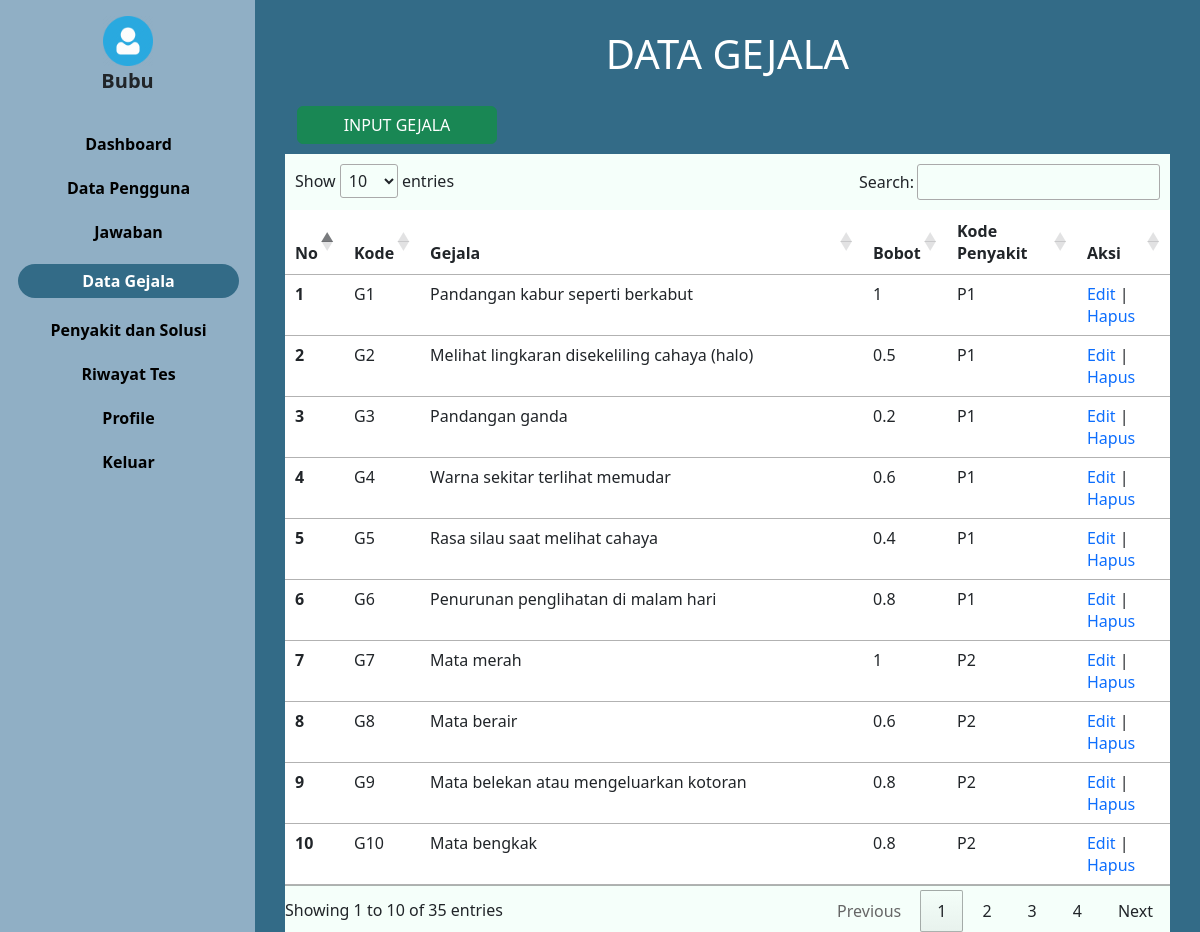
/gejala.php (signed in), run on an earlier commit of the app's database.
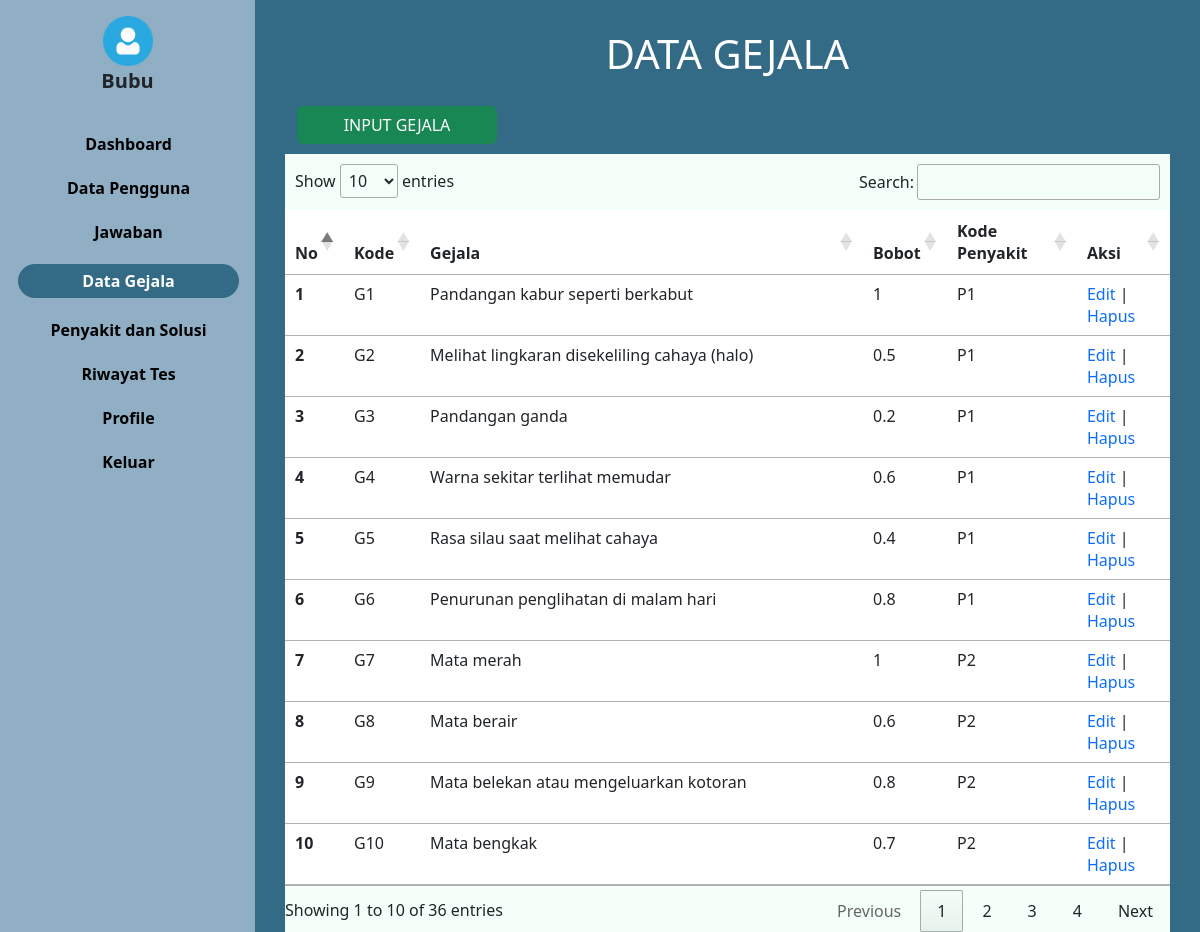
And on a later commit of the database.
### tables this page shows
CREATE TABLE `gejala` (
  `idgejala` int(11) NOT NULL,
  `iddiagnosa` int(10) NOT NULL,
  `kode_gejala` varchar(10) NOT NULL,
  `nama_gejala` text NOT NULL,
  `bobot` double NOT NULL
);

CREATE TABLE `diagnosa` (
  `iddiagnosa` int(10) NOT NULL,
  `kode_diagnosa` varchar(10) NOT NULL,
  `nama_diagnosa` varchar(50) NOT NULL,
  `deskripsi` text NOT NULL
);

### konek.php (called while the page is built, shortened)
<?php
$koneksi = mysqli_connect("localhost", "root", "", "mata");
function query($query)
{
    global $koneksi;
    $result = mysqli_query($koneksi, $query);
    $rows = [];
    while ($row = mysqli_fetch_assoc($result)) {
        $rows[] = $row;
    }
    return $rows;
}
function dekripsi($teks)
{
    $text = $teks;
    $kunci = 'mataRara';
    $key = hash('sha256', $kunci);
    $pkey = "123";
    $method = "aes-192-cfb1";
    $iv = substr(hash('sha256', $pkey), 0, 16);
    $dekripsi = base64_decode($text);
    $dekripsi = openssl_decrypt($dekripsi, $method, $key, 0, $iv);
    return $dekripsi;
}
?>

### gejala.php (the view, shortened to what this page needs)
<?php
include("konek.php");
$id = dekripsi($_COOKIE['mataRara']);
$user = query("SELECT * FROM user WHERE iduser = $id")[0];
$data = query("SELECT * FROM gejala");
?>
<html lang="en">
<head>
  <link href="https://cdn.jsdelivr.net/npm/bootstrap@5.3.0/dist/css/bootstrap.min.css" rel="stylesheet"
>
  <link rel="stylesheet" href="https://cdn.datatables.net/1.13.4/css/jquery.dataTables.min.css">
  <link rel="stylesheet" href="style.css">
</head>
<body>
  <div class="main-container d-flex">
    <div class="sidebar px-3 pt-3">
      <div class="header pb-3">
        <img class="text-center" src="img/<?php echo $user['foto']; ?>"
          style="width: 50px; margin-right: auto; margin-left: auto; display: block;" alt="">
        <h5 class="offcanvas-title fw-bold text-center" style="margin-left: auto; font-size: 20px"
          id="offcanvasDarkLabel"><?php echo $user['nama']; ?></h5>
      </div>
      <ul>
        <li class=""> <a href="admin.php">Dashboard</a></li>
        <li class=""><a href="pengguna.php">Data Pengguna</a></li>
        <li class=""> <a href="pertanyaan.php">Jawaban</a></li>
        <li class="active"><a href="gejala.php">Data Gejala</a></li>
        <li class=""><a href="penyakit.php">Penyakit dan Solusi</a></li>
        <li class=""> <a href="riwayat.php">Riwayat Tes</a></li>
        <li class=""> <a href="profil.php">Profile</a></li>
        <li class=""> <a href="keluar.php">Keluar</a></li>
      </ul>
    </div>
    <div class="container">
    <div class="content" style="width: 100%;">
        <h1 style="text-align:center; margin-top: 30px; color: white; padding: 0px 35px">DATA GEJALA</h1>
        <div class="row">
          <div class="col-6">
            <div class="input" style="margin-top: 20px">
              <button class="btn btn-success" type="button" data-bs-toggle="modal" data-bs-target="#staticBackdrop">
                INPUT GEJALA
              </button>
            </div>
          </div>
        </div>
        <div class="row align-items-start text-center">
          <table class="table" style="margin-top: 15px" id="example">
            <thead>
              <tr>
                <th scope="col">No</th>
                <th scope="col">Kode</th>
                <th scope="col">Gejala</th>
                <th scope="col">Bobot</th>
                <th scope="col">Kode Penyakit</th>
                <th scope="col">Aksi</th>
              </tr>
            </thead>
            <tbody>
              <?php $i = 1;
              foreach ($data as $g):
                ?>
                <tr>
                  <th>
                    <?php echo $i; ?>
                  </th>
                  <td>
                    <?php echo $g['kode_gejala']; ?>
                  </td>
                  <td>
                    <?php echo $g['nama_gejala']; ?>
                  </td>
                  <td>
                    <?php echo $g['bobot']; ?>
                  </td>
                  <?php
                  $iddiagnosa = $g['iddiagnosa'];
                  $kode_diagnosa = query("SELECT kode_diagnosa FROM diagnosa WHERE iddiagnosa = $iddiagnosa")[0];
                  ?>
                  <td>
                    <?= $kode_diagnosa['kode_diagnosa']; ?>
                  </td>
                  <td>
                    <a style="text-decoration: none;" href="editgejala.php?id= <?= $g['idgejala']; ?>">Edit </a>
                    |
                    <a style="text-decoration: none;" href="delete_gejala.php?id=<?= $g['idgejala']; ?>"
                      onclick="return confirm('Apakah anda yakin ingin menghapus data?')">Hapus</a>
                  </td>
                </tr>
                <?php
                $i++;
              endforeach;
              ?>
            </tbody>
          </table>
        </div>
      </div>
    </div>
  </div>
</body>
</html>

What changed in the data, as far as the page shows it:
removed gejala: kode_gejala "G10", nama_gejala "Mata bengkak", bobot "0.8", iddiagnosa.kode_diagnosa "P2"
added gejala: kode_gejala "G10", nama_gejala "Mata bengkak", bobot "0.7", iddiagnosa.kode_diagnosa "P2"
Also different on the page:
text written by a page script: "Show entries Search: Showing 1 to 10 of 35 entries Previous 1 2 3 4 Next" → "Show entries Search: Showing 1 to 10 of 36 entries Previous 1 2 3 4 Next"
